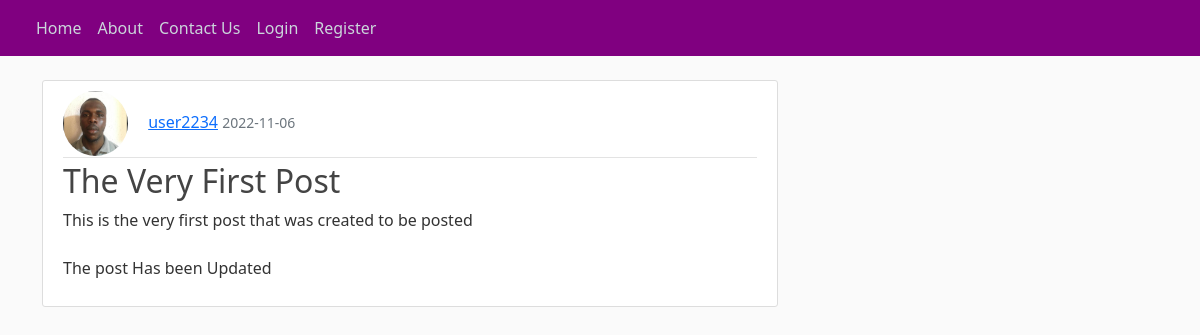
/post/1, run on the app's committed database.
### altschool_blog_project/models.py (models this page shows, shortened)
class User(db.Model,UserMixin):
    __tablename__ = 'user'
    id = db.Column(db.Integer(), primary_key=True)
    username = db.Column(db.String(20), unique=True, nullable = False)
    email = db.Column(db.String(120), unique=True, nullable = False)
    image_file = db.Column(db.String(20), nullable = False, default = 'default.jpeg')
    password = db.Column(db.String(60), nullable = False)
    post = db.relationship('Post', backref = 'author', lazy=True)

class Post(db.Model):
    __tablename__ = 'post'
    id = db.Column(db.Integer(), primary_key=True)
    title = db.Column(db.String(100), nullable = False)
    date_posted = db.Column(db.DateTime, default=datetime.utcnow)
    content = db.Column(db.Text(), nullable = False)
    user_id = db.Column(db.Integer, db.ForeignKey('user.id'), nullable = False)

### altschool_blog_project/routes.py (the view)
@app.route('/post/<int:post_id>', methods=['GET', 'POST'])
def post(post_id):
    post = Post.query.get_or_404(post_id)
    return render_template('post.html', title= post.title, post = post, legend = 'New Post' )

### altschool_blog_project/templates/post.html (shortened to what this page needs)
{% extends "base.html" %}
{% block content %}
    <article class="media content-section">
        <div class="media-body">
        <div class="article-metadata">
            <img class="rounded-circle article-img" src="{{url_for('static', filename='profile_pics/'+post.author.image_file)}}" alt="">
            <a class="mr-2" href="{{url_for('get_user_posts', user_id = post.user_id)}}">{{ post.author.username }}</a>
            <small class="text-muted">{{ post.date_posted.strftime('%Y-%m-%d ') }}</small>
        </div>
        <h2 class="article title"> {{ post.title }} </h2>
        <p class="article-content">{{ post.content }}</p>
        </div>
    </article>
{% endblock content %}

### altschool_blog_project/static/main.css (style rules this page uses)
body { background: #fafafa; color: #333333; margin-top: 5rem; }
h1, h2, h3, h4, h5, h6 { color: #444444; }
.content-section { background: #ffffff; padding: 10px 20px; border: 1px solid #dddddd; border-radius: 3px; margin-bottom: 20px; }
.article-content { white-space: pre-line; }
.article-img { height: 65px; width: 65px; margin-right: 16px; }
.article-metadata { padding-bottom: 1px; margin-bottom: 4px; border-bottom: 1px solid #e3e3e3 }

### data on the page
User: image_file (picture), author.username "user2234"
Post: date_posted "2022-11-06", title "The Very First Post", content "This is the very first post that was created to be posted The post Has been Updated"
